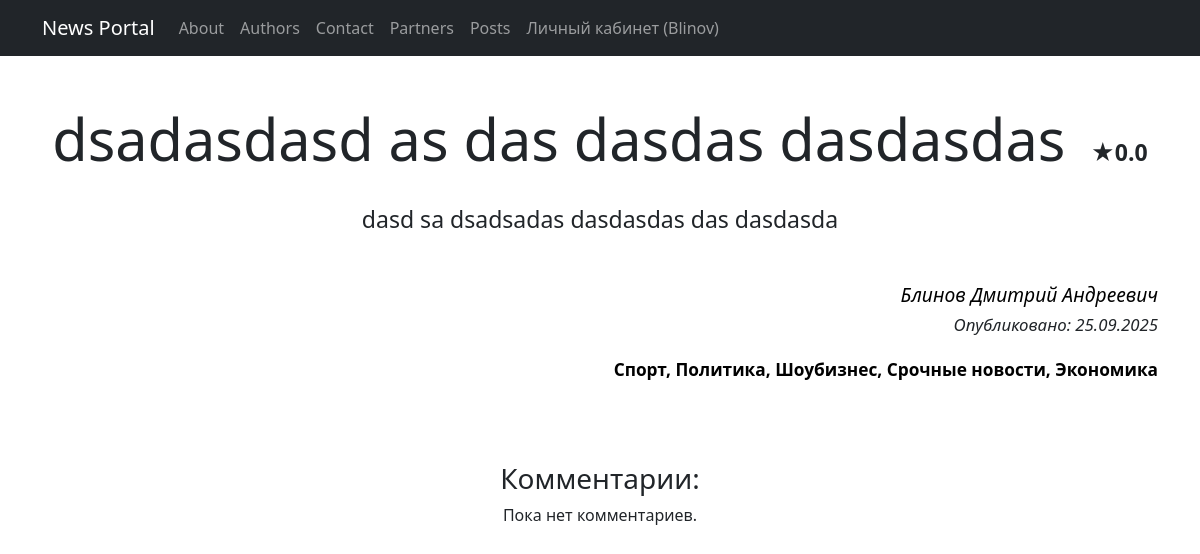
/articles/30/ (signed in), run on the app's committed database.
### News_portal/models.py (models this page shows, shortened)
class Post(models.Model):
    ARTICLE = 'AR'
    NEWS = 'NE'
    POST_TYPES = [
        (ARTICLE, 'Статья'),
        (NEWS, 'Новость'),
    ]
    post_type = models.CharField(
        max_length=2,
        choices=POST_TYPES
    )
    title = models.CharField(max_length=255)
    author = models.ForeignKey(Author, on_delete=models.CASCADE)
    categories = models.ManyToManyField('Category',through='PostCategory')
    date = models.DateTimeField(default=timezone.now, editable=False)
    content = models.TextField()
    rating = models.FloatField(default=0)

class Author(models.Model):
    id = models.AutoField(primary_key=True)
    author_name = models.CharField(max_length=255)
    user = models.OneToOneField(User, on_delete=models.CASCADE)
    rating = models.FloatField(default=0)

class Category(models.Model):
    CATEGORIES = [
        ('sport', 'Спорт'),
        ('politics', 'Политика'),
        ('education', 'Образование'),
        ('showbiz', 'Шоубизнес'),
        ('breaking_news', 'Срочные новости'),
        ('economy', 'Экономика'),
    ]
    category_name = models.CharField(max_length=50, choices=CATEGORIES, unique=True)
    subscribers = models.ManyToManyField(User,through='CategorySubscription', blank=True, related_name='subscribers')

### News_portal/views.py (the view)
# urls.py: path('articles/<int:pk>/', PostDetail.as_view(), name='articles_detail'),
class PostDetail(LoginRequiredMixin, DetailView):
    model = Post
    template_name = 'post_detail.html'
    context_object_name = 'post'
    login_url = '/accounts/login/'

### News_portal/templatetags/custom_filters.py (called while the page is built)
@register.filter(name='censor', needs_autoescape=True)
def censor_filter(value, autoescape=True):
   if not value:
      return value
   forbidden_words = [
      'дурак', 'дебил', 'тупой'
   ]
   if autoescape:
      value = conditional_escape(value)
   pattern = r'\b(' + '|'.join(re.escape(word) for word in forbidden_words) + r')\b'
   def replace_match(match):
      word = match.group(0)
      if len(word) > 2:
         return word[0] + '*' * (len(word) - 2) + word[-1]
      else:
         return '*' * len(word)
   result = re.sub(pattern, replace_match, value, flags=re.IGNORECASE)
   return mark_safe(result)

### templates/post_detail.html (shortened to what this page needs)
{% extends 'flatpages/default.html' %}
{% load static %}
{% load custom_filters %}
{% block content %}
<big>
<div style="text-align: center;">
    <h1 style="display: inline; margin-right: 15px;">
        <br><big><big>{{ post.title|censor }}</big></big>
    </h1>
    <span style="font-size: 1.2em; font-weight: bold;">★{{ post.rating }}</span>
</div>
<div>
    <br><p><big>{{ post.content|censor }}</big></p>
</div>
<div align="right">
    <br>
    <p><em>
        <a href="/authors/{{ post.author.id }}/" class="author-link">
            {{ post.author.author_name }}
        </a>
        <br><small>Опубликовано: {{ post.date|date:"d.m.Y" }}</small>
    </em></p>
    <div>
        <span class="category">
            {% for category in post.categories.all %}
                {{ category.get_category_name_display }}{% if not forloop.last %}, {% endif %}
            {% endfor %}
        </span>
    </div>
</div>
</big>
<div style="margin-top: 30px;">
    <br><br><h3>Комментарии:</h3>
    {% for comment in post.comment_set.all %}
        <div style="border: 1px solid #ccc; padding: 10px; margin: 10px 0; text-align: left;">
            <p style="margin: 0; text-align: left;">
                <a href="/authors/{{ comment.user.id }}/" class="author-link">
                    <strong>{{ comment.user.username|censor }}</strong>
                </a>: {{ comment.comment|censor }}
            </p>
            <small style="text-align: left;">Опубликован: {{ comment.date|date:"d.m.Y" }}</small>
        </div>
    {% empty %}
        <p>Пока нет комментариев.</p>
    {% endfor %}
</div>
{% endblock content %}

### templates/flatpages/default.html (shortened to what this page needs)
<!DOCTYPE html>
<html lang="en">
    <head>
        {% load static %}
        <link href="{% static 'css/styles.css' %}" rel="stylesheet" />
    </head>
    <body>
        <nav class="navbar navbar-expand-lg navbar-dark bg-dark static-top">
           <div class="container">
               <a class="navbar-brand" href="#">News Portal</a>
               <div class="collapse navbar-collapse" id="navbarResponsive">
                   <ul class="navbar-nav ml-auto">
                       <li class="nav-item">
                           <a class="nav-link" href="/about/">About</a>
                       </li>
                       <li class="nav-item">
                           <a class="nav-link" href="/authors/">Authors</a>
                       </li>
                       <li class="nav-item">
                           <a class="nav-link" href="/contacts/">Contact</a>
                       </li>
                       <li class="nav-item">
                           <a class="nav-link" href="/partners/">Partners</a>
                       </li>
                       <li class="nav-item">
                           <a class="nav-link" href="/posts/">Posts</a>
                       </li>
                       <li class="nav-item">
                            {% if user.is_authenticated %}
                            <a class="nav-link" href="{% url 'sign_home' %}">Личный кабинет ({{ user.username }})</a>
                            {% else %}
                            <a class="nav-link" href="{% url 'account_login' %}">Войти</a>
                            {% endif %}
                        </li>
               </div>
           </div>
        </nav>
        <div class="container">
           <div class="row">
               <div class="col-lg-12 text-center">
                   {% block content %}{% endblock content %}
               </div>
           </div>
        </div>
    </body>
</html>

### templates/post_detail.html (style rules this page uses)
.author-link { color: black; text-decoration: none; transition: all 0.3s ease; }
.category { font-weight: bold; font-size: 0.9em; color: black; text-align: left; margin-top: 5px; }

### data on the page
Post: title|censor "dsadasdasd as das dasdas dasdasdas", rating "0.0", content|censor "dasd sa dsadsadas dasdasdas das dasdasda", author.author_name "Блинов Дмитрий Андреевич", date "25.09.2025"
Category: category_name "Спорт"
Category: category_name "Политика"
Category: category_name "Шоубизнес"
Category: category_name "Срочные новости"
Category: category_name "Экономика"

### other printed values
{{ user.username }} "Blinov"
